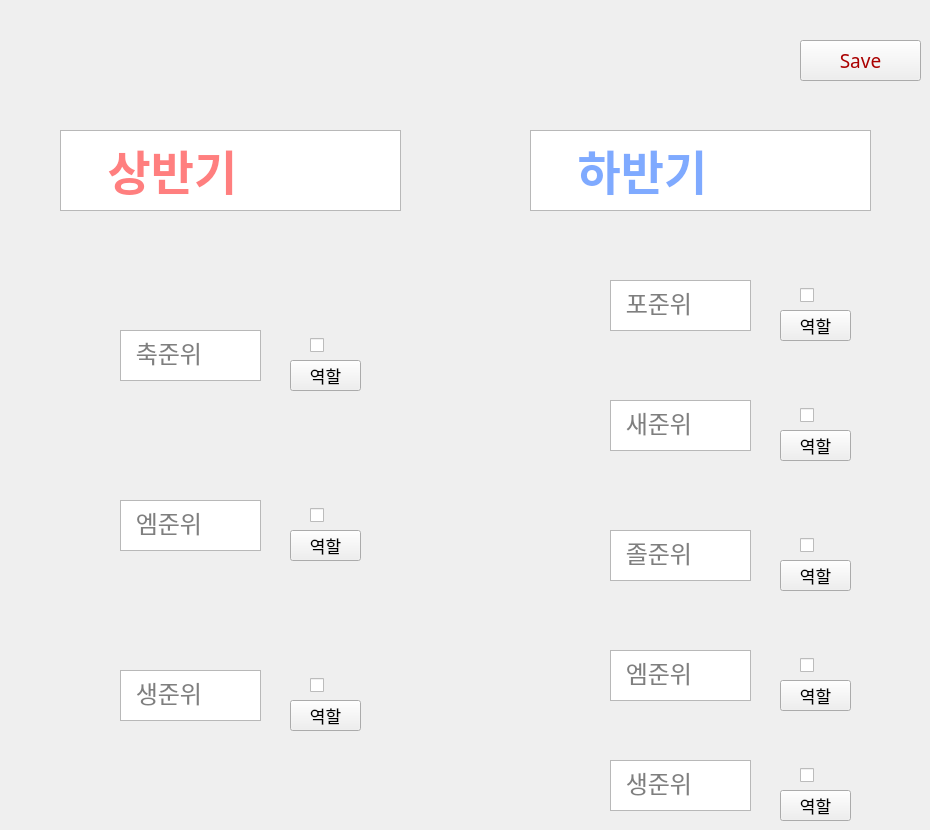
   <widget class="QWidget" name="tab_4">
    <attribute name="title">
     <string notr="true">4학년</string>
    </attribute>
    <widget class="QPushButton" name="pushButton_33">
     <property name="geometry">
      <rect>
       <x>290</x>
       <y>530</y>
       <width>71</width>
       <height>31</height>
      </rect>
     </property>
     <property name="font">
      <font>
       <family>1HoonJumbomambo</family>
       <pointsize>13</pointsize>
       <weight>50</weight>
       <bold>false</bold>
      </font>
     </property>
     <property name="text">
      <string>역할</string>
     </property>
    </widget>
    <widget class="QCheckBox" name="checkBox_45">
     <property name="geometry">
      <rect>
       <x>800</x>
       <y>400</y>
       <width>41</width>
       <height>31</height>
      </rect>
     </property>
     <property name="font">
      <font>
       <family>1HoonJumbomambo</family>
       <pointsize>18</pointsize>
       <weight>50</weight>
       <bold>false</bold>
      </font>
     </property>
     <property name="text">
      <string/>
     </property>
    </widget>
    <widget class="QCheckBox" name="checkBox_43">
     <property name="geometry">
      <rect>
       <x>310</x>
       <y>670</y>
       <width>41</width>
       <height>31</height>
      </rect>
     </property>
     <property name="font">
      <font>
       <family>1HoonJumbomambo</family>
       <pointsize>18</pointsize>
       <weight>50</weight>
       <bold>false</bold>
      </font>
     </property>
     <property name="text">
      <string/>
     </property>
    </widget>
    <widget class="QCheckBox" name="checkBox_48">
     <property name="geometry">
      <rect>
       <x>800</x>
       <y>760</y>
       <width>41</width>
       <height>31</height>
      </rect>
     </property>
     <property name="font">
      <font>
       <family>1HoonJumbomambo</family>
       <pointsize>18</pointsize>
       <weight>50</weight>
       <bold>false</bold>
      </font>
     </property>
     <property name="text">
      <string/>
     </property>
    </widget>
    <widget class="QCheckBox" name="checkBox_44">
     <property name="geometry">
      <rect>
       <x>800</x>
       <y>280</y>
       <width>41</width>
       <height>31</height>
      </rect>
     </property>
     <property name="font">
      <font>
       <family>1HoonJumbomambo</family>
       <pointsize>18</pointsize>
       <weight>50</weight>
       <bold>false</bold>
      </font>
     </property>
     <property name="text">
      <string/>
     </property>
    </widget>
    <widget class="QCheckBox" name="checkBox_47">
     <property name="geometry">
      <rect>
       <x>800</x>
       <y>650</y>
       <width>41</width>
       <height>31</height>
      </rect>
     </property>
     <property name="font">
      <font>
       <family>1HoonJumbomambo</family>
       <pointsize>18</pointsize>
       <weight>50</weight>
       <bold>false</bold>
      </font>
     </property>
     <property name="text">
      <string/>
     </property>
    </widget>
    <widget class="QCheckBox" name="checkBox_42">
     <property name="geometry">
      <rect>
       <x>310</x>
       <y>500</y>
       <width>41</width>
       <height>31</height>
      </rect>
     </property>
     <property name="font">
      <font>
       <family>1HoonJumbomambo</family>
       <pointsize>18</pointsize>
       <weight>50</weight>
       <bold>false</bold>
      </font>
     </property>
     <property name="text">
      <string/>
     </property>
    </widget>
    <widget class="QTextEdit" name="textEdit_101">
     <property name="geometry">
      <rect>
       <x>610</x>
       <y>650</y>
       <width>141</width>
       <height>51</height>
      </rect>
     </property>
     <property name="font">
      <font>
       <family>1HoonJumbomambo</family>
       <pointsize>18</pointsize>
       <weight>50</weight>
       <bold>false</bold>
      </font>
     </property>
     <property name="styleSheet">
      <string notr="true"/>
     </property>
     <property name="textInteractionFlags">
      <set>Qt::NoTextInteraction</set>
     </property>
     <property name="placeholderText">
      <string>  엠준위</string>
     </property>
    </widget>
    <widget class="QPushButton" name="pushButton_31">
     <property name="geometry">
      <rect>
       <x>780</x>
       <y>680</y>
       <width>71</width>
       <height>31</height>
      </rect>
     </property>
     <property name="font">
      <font>
       <family>1HoonJumbomambo</family>
       <pointsize>13</pointsize>
       <weight>50</weight>
       <bold>false</bold>
      </font>
     </property>
     <property name="text">
      <string>역할</string>
     </property>
    </widget>
    <widget class="QPushButton" name="pushButton_25">
     <property name="geometry">
      <rect>
       <x>780</x>
       <y>430</y>
       <width>71</width>
       <height>31</height>
      </rect>
     </property>
     <property name="font">
      <font>
       <family>1HoonJumbomambo</family>
       <pointsize>13</pointsize>
       <weight>50</weight>
       <bold>false</bold>
      </font>
     </property>
     <property name="text">
      <string>역할</string>
     </property>
    </widget>
    <widget class="QCheckBox" name="checkBox_41">
     <property name="geometry">
      <rect>
       <x>310</x>
       <y>330</y>
       <width>41</width>
       <height>31</height>
      </rect>
     </property>
     <property name="font">
      <font>
       <family>1HoonJumbomambo</family>
       <pointsize>18</pointsize>
       <weight>50</weight>
       <bold>false</bold>
      </font>
     </property>
     <property name="text">
      <string/>
     </property>
    </widget>
    <widget class="QTextEdit" name="textEdit_37">
     <property name="geometry">
      <rect>
       <x>530</x>
       <y>130</y>
       <width>341</width>
       <height>81</height>
      </rect>
     </property>
     <property name="font">
      <font>
       <family>1HoonJumbomambo</family>
       <pointsize>35</pointsize>
       <weight>75</weight>
       <bold>true</bold>
      </font>
     </property>
     <property name="styleSheet">
      <string notr="true">color: rgb(0, 85, 255);</string>
     </property>
     <property name="textInteractionFlags">
      <set>Qt::NoTextInteraction</set>
     </property>
     <property name="placeholderText">
      <string>    하반기</string>
     </property>
    </widget>
    <widget class="QPushButton" name="pushButton_27">
     <property name="geometry">
      <rect>
       <x>290</x>
       <y>700</y>
       <width>71</width>
       <height>31</height>
      </rect>
     </property>
     <property name="font">
      <font>
       <family>1HoonJumbomambo</family>
       <pointsize>13</pointsize>
       <weight>50</weight>
       <bold>false</bold>
      </font>
     </property>
     <property name="text">
      <string>역할</string>
     </property>
    </widget>
    <widget class="QCheckBox" name="checkBox_46">
     <property name="geometry">
      <rect>
       <x>800</x>
       <y>530</y>
       <width>41</width>
       <height>31</height>
      </rect>
     </property>
     <property name="font">
      <font>
       <family>1HoonJumbomambo</family>
       <pointsize>18</pointsize>
       <weight>50</weight>
       <bold>false</bold>
      </font>
     </property>
     <property name="text">
      <string/>
     </property>
    </widget>
    <widget class="QPushButton" name="pushButton_32">
     <property name="geometry">
      <rect>
       <x>780</x>
       <y>790</y>
       <width>71</width>
       <height>31</height>
      </rect>
     </property>
     <property name="font">
      <font>
       <family>1HoonJumbomambo</family>
       <pointsize>13</pointsize>
       <weight>50</weight>
       <bold>false</bold>
      </font>
     </property>
     <property name="text">
      <string>역할</string>
     </property>
    </widget>
    <widget class="QTextEdit" name="textEdit_38">
     <property name="geometry">
      <rect>
       <x>120</x>
       <y>330</y>
       <width>141</width>
       <height>51</height>
      </rect>
     </property>
     <property name="font">
      <font>
       <family>1HoonJumbomambo</family>
       <pointsize>18</pointsize>
       <weight>50</weight>
       <bold>false</bold>
      </font>
     </property>
     <property name="styleSheet">
      <string notr="true"/>
     </property>
     <property name="textInteractionFlags">
      <set>Qt::NoTextInteraction</set>
     </property>
     <property name="placeholderText">
      <string>  축준위</string>
     </property>
    </widget>
    <widget class="QTextEdit" name="textEdit_39">
     <property name="geometry">
      <rect>
       <x>120</x>
       <y>500</y>
       <width>141</width>
       <height>51</height>
      </rect>
     </property>
     <property name="font">
      <font>
       <family>1HoonJumbomambo</family>
       <pointsize>18</pointsize>
       <weight>50</weight>
       <bold>false</bold>
      </font>
     </property>
     <property name="styleSheet">
      <string notr="true"/>
     </property>
     <property name="textInteractionFlags">
      <set>Qt::NoTextInteraction</set>
     </property>
     <property name="placeholderText">
      <string>  엠준위</string>
     </property>
    </widget>
    <widget class="QTextEdit" name="textEdit_102">
     <property name="geometry">
      <rect>
       <x>610</x>
       <y>530</y>
       <width>141</width>
       <height>51</height>
      </rect>
     </property>
     <property name="font">
      <font>
       <family>1HoonJumbomambo</family>
       <pointsize>18</pointsize>
       <weight>50</weight>
       <bold>false</bold>
      </font>
     </property>
     <property name="styleSheet">
      <string notr="true"/>
     </property>
     <property name="textInteractionFlags">
      <set>Qt::NoTextInteraction</set>
     </property>
     <property name="placeholderText">
      <string>  졸준위</string>
     </property>
    </widget>
    <widget class="QTextEdit" name="textEdit_40">
     <property name="geometry">
      <rect>
       <x>120</x>
       <y>670</y>
       <width>141</width>
       <height>51</height>
      </rect>
     </property>
     <property name="font">
      <font>
       <family>1HoonJumbomambo</family>
       <pointsize>18</pointsize>
       <weight>50</weight>
       <bold>false</bold>
      </font>
     </property>
     <property name="styleSheet">
      <string notr="true"/>
     </property>
     <property name="textInteractionFlags">
      <set>Qt::NoTextInteraction</set>
     </property>
     <property name="placeholderText">
      <string>  생준위</string>
     </property>
    </widget>
    <widget class="QTextEdit" name="textEdit_41">
     <property name="geometry">
      <rect>
       <x>610</x>
       <y>400</y>
       <width>141</width>
       <height>51</height>
      </rect>
     </property>
     <property name="font">
      <font>
       <family>1HoonJumbomambo</family>
       <pointsize>18</pointsize>
       <weight>50</weight>
       <bold>false</bold>
      </font>
     </property>
     <property name="styleSheet">
      <string notr="true"/>
     </property>
     <property name="textInteractionFlags">
      <set>Qt::NoTextInteraction</set>
     </property>
     <property name="placeholderText">
      <string>  새준위</string>
     </property>
    </widget>
    <widget class="QTextEdit" name="textEdit_42">
     <property name="geometry">
      <rect>
       <x>610</x>
       <y>280</y>
       <width>141</width>
       <height>51</height>
      </rect>
     </property>
     <property name="font">
      <font>
       <family>1HoonJumbomambo</family>
       <pointsize>18</pointsize>
       <weight>50</weight>
       <bold>false</bold>
      </font>
     </property>
     <property name="styleSheet">
      <string notr="true"/>
     </property>
     <property name="textInteractionFlags">
      <set>Qt::NoTextInteraction</set>
     </property>
     <property name="placeholderText">
      <string>  포준위</string>
     </property>
    </widget>
    <widget class="QPushButton" name="pushButton_28">
     <property name="geometry">
      <rect>
       <x>780</x>
       <y>310</y>
       <width>71</width>
       <height>31</height>
      </rect>
     </property>
     <property name="font">
      <font>
       <family>1HoonJumbomambo</family>
       <pointsize>13</pointsize>
       <weight>50</weight>
       <bold>false</bold>
      </font>
     </property>
     <property name="text">
      <string>역할</string>
     </property>
    </widget>
    <widget class="QPushButton" name="pushButton_29">
     <property name="geometry">
      <rect>
       <x>780</x>
       <y>560</y>
       <width>71</width>
       <height>31</height>
      </rect>
     </property>
     <property name="font">
      <font>
       <family>1HoonJumbomambo</family>
       <pointsize>13</pointsize>
       <weight>50</weight>
       <bold>false</bold>
      </font>
     </property>
     <property name="text">
      <string>역할</string>
     </property>
    </widget>
    <widget class="QTextEdit" name="textEdit_43">
     <property name="geometry">
      <rect>
       <x>60</x>
       <y>130</y>
       <width>341</width>
       <height>81</height>
      </rect>
     </property>
     <property name="font">
      <font>
       <family>1HoonJumbomambo</family>
       <pointsize>35</pointsize>
       <weight>75</weight>
       <bold>true</bold>
      </font>
     </property>
     <property name="styleSheet">
      <string notr="true">color: rgb(255, 0, 0);</string>
     </property>
     <property name="textInteractionFlags">
      <set>Qt::NoTextInteraction</set>
     </property>
     <property name="placeholderText">
      <string>    상반기</string>
     </property>
    </widget>
    <widget class="QPushButton" name="pushButton_30">
     <property name="geometry">
      <rect>
       <x>290</x>
       <y>360</y>
       <width>71</width>
       <height>31</height>
      </rect>
     </property>
     <property name="font">
      <font>
       <family>1HoonJumbomambo</family>
       <pointsize>13</pointsize>
       <weight>50</weight>
       <bold>false</bold>
      </font>
     </property>
     <property name="text">
      <string>역할</string>
     </property>
    </widget>
    <widget class="QTextEdit" name="textEdit_103">
     <property name="geometry">
      <rect>
       <x>610</x>
       <y>760</y>
       <width>141</width>
       <height>51</height>
      </rect>
     </property>
     <property name="font">
      <font>
       <family>1HoonJumbomambo</family>
       <pointsize>18</pointsize>
       <weight>50</weight>
       <bold>false</bold>
      </font>
     </property>
     <property name="styleSheet">
      <string notr="true"/>
     </property>
     <property name="textInteractionFlags">
      <set>Qt::NoTextInteraction</set>
     </property>
     <property name="placeholderText">
      <string>  생준위</string>
     </property>
    </widget>
    <widget class="QPushButton" name="pushButton_53">
     <property name="geometry">
      <rect>
       <x>800</x>
       <y>40</y>
       <width>121</width>
       <height>41</height>
      </rect>
     </property>
     <property name="font">
      <font>
       <family>1HoonJumbomambo</family>
       <pointsize>14</pointsize>
       <weight>50</weight>
       <bold>false</bold>
      </font>
     </property>
     <property name="styleSheet">
      <string notr="true">color: rgb(170, 0, 0);</string>
     </property>
     <property name="text">
      <string>Save</string>
     </property>
    </widget>
   </widget>
